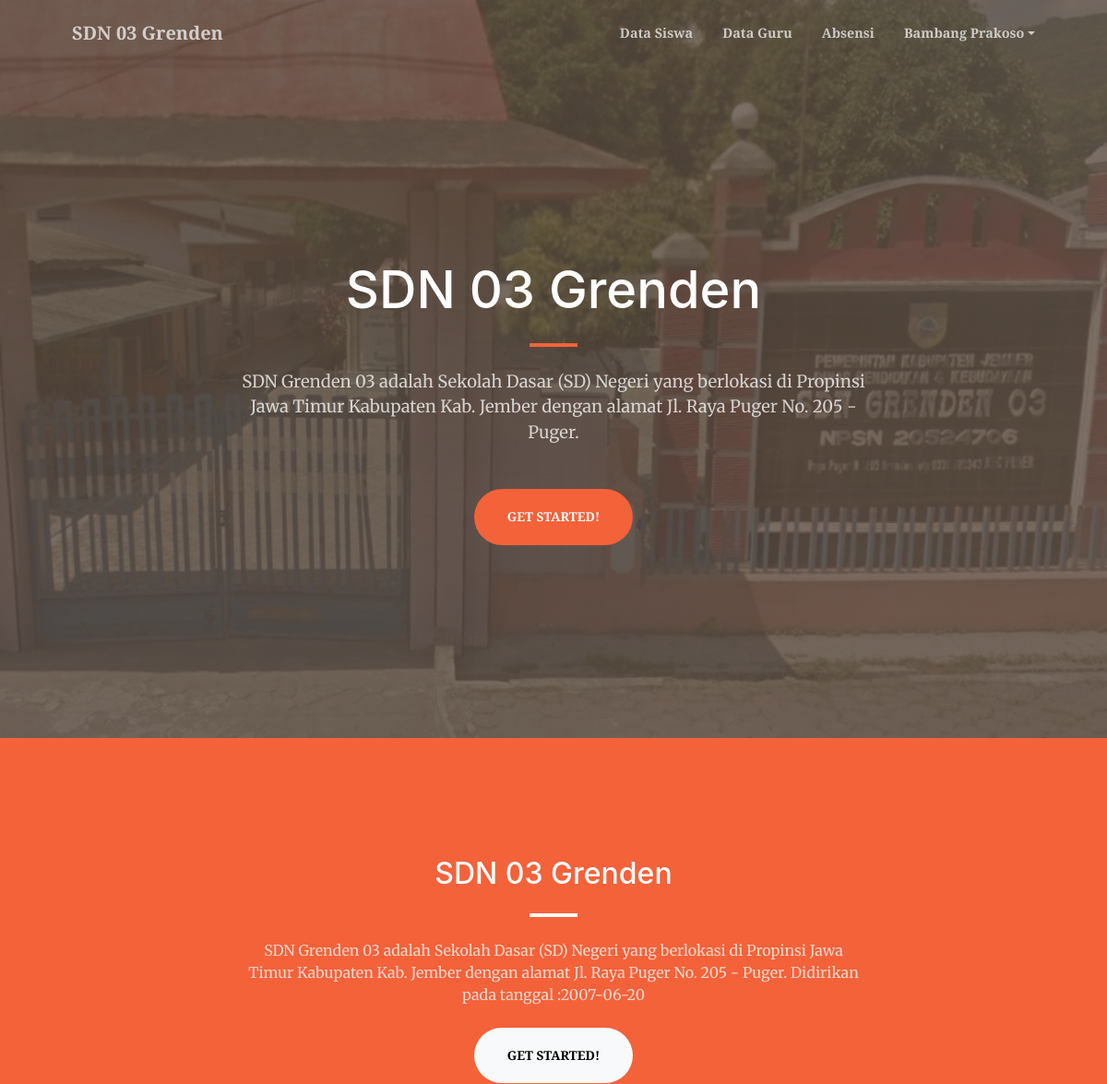
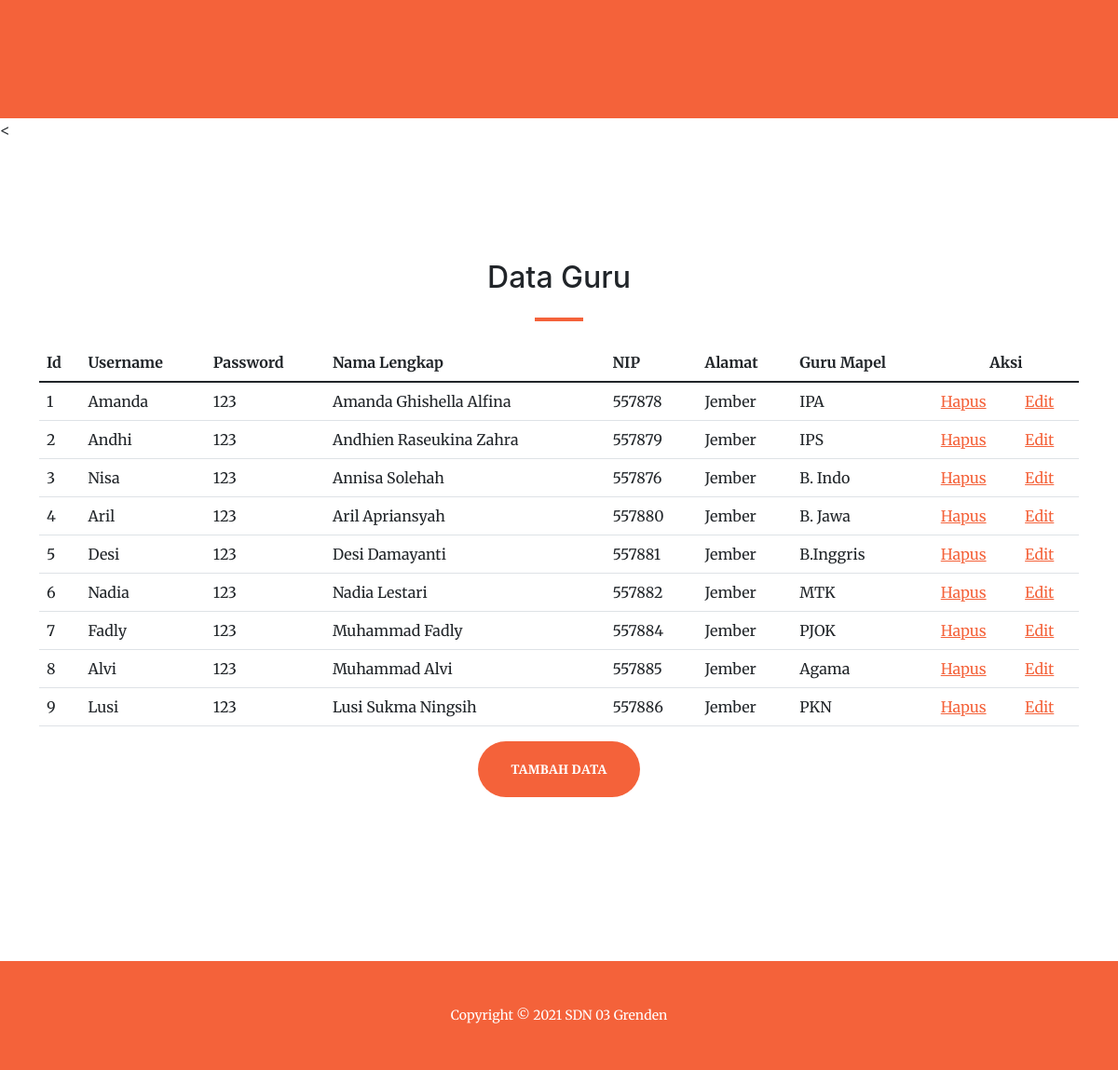
Screenshot of /tu_data_guru.php (signed in) with the database file from the repository (2 pictures, top to bottom).
### tables this page shows
CREATE TABLE `data_guru` (
  `id` int(30) NOT NULL,
  `username` varchar(30) NOT NULL,
  `password` varchar(30) NOT NULL,
  `nama_lengkap` varchar(30) NOT NULL,
  `nip` int(30) NOT NULL,
  `alamat_guru` varchar(30) NOT NULL,
  `guru_mapel` varchar(30) NOT NULL
);

### tu_data_guru.php (the view, shortened to what this page needs)
<?php
$nama=$_SESSION["nama"];
?>
<?php
    include_once("config.php");
    $query = mysqli_query($kon, "Select * from data_guru");
?>
<!DOCTYPE html>
<html lang="en">
<head>
    <link href="https://cdn.jsdelivr.net/npm/bootstrap-icons@1.5.0/font/bootstrap-icons.css" rel="stylesheet" />
    <link href="https://cdnjs.cloudflare.com/ajax/libs/SimpleLightbox/2.1.0/simpleLightbox.min.css" rel="stylesheet" />
    <link href="css/styles.css" rel="stylesheet" />
</head>
<body id="page-top">
<form action="" method="post">
    <nav class="navbar navbar-expand-lg navbar-light fixed-top py-3" id="mainNav">
        <div class="container px-4 px-lg-5">
            <a class="navbar-brand" href="tu_beranda.php">SDN 03 Grenden</a>
            <div class="collapse navbar-collapse" id="navbarResponsive">
                <ul class="navbar-nav ms-auto my-2 my-lg-0">
                <li class="nav-item"><a class="nav-link" href="tu_data_siswa.php">Data Siswa</a></li>
                    <li class="nav-item"><a class="nav-link" href="tu_data_guru.php">Data Guru</a></li>
                    <li class="nav-item"><a class="nav-link" href="tu_absensi.php">Absensi</a></li>
                    <li class="nav-item dropdown">
                        <a class="nav-link dropdown-toggle" data-bs-toggle="dropdown" href="#" role="button" aria-expanded="false"><?php echo $nama; ?></a>
                    </li>
                </ul>
            </div>
        </div>
    </nav>
    <header class="masthead">
        <div class="container px-4 px-lg-5 h-100">
            <div class="row gx-4 gx-lg-5 h-100 align-items-center justify-content-center text-center">
                <div class="col-lg-8 align-self-end">
                    <h1 class="text-white font-weight-bold">SDN 03 Grenden</h1>
                    <hr class="divider" />
                </div>
                <div class="col-lg-8 align-self-baseline">
                    <p class="text-white-75 mb-5">SDN Grenden 03 adalah Sekolah Dasar (SD) Negeri yang berlokasi di
                        Propinsi Jawa Timur Kabupaten Kab. Jember dengan alamat Jl. Raya Puger No. 205 - Puger.</p>
                    <a class="btn btn-primary btn-xl" href="#Data_Guru">Get Started!</a>
                </div>
            </div>
        </div>
    </header>
    <section class="page-section bg-primary" id="Tentang">
        <div class="container px-4 px-lg-5">
            <div class="row gx-4 gx-lg-5 justify-content-center">
                <div class="col-lg-8 text-center">
                    <h2 class="text-white mt-0">SDN 03 Grenden</h2>
                    <hr class="divider divider-light" />
                    <p class="text-white-75 mb-4">SDN Grenden 03 adalah Sekolah Dasar (SD) Negeri yang berlokasi di
                        Propinsi Jawa Timur Kabupaten Kab. Jember dengan alamat Jl. Raya Puger No. 205 - Puger.
                        Didirikan pada tanggal :2007-06-20</p>
                    <a class="btn btn-light btn-xl" href="#Data_Guru">Get Started!</a>
                </div>
            </div>
        </div>
    </section>
    <<section class="page-section" id="Data_Guru">
        <div class="container px-9 px-lg-19">
            <div class="row gx-4 gx-lg-5 justify-content-center">
                <div class="col-lg-8 col-xl-6 text-center">
                    <h2 class="mt-0">Data Guru </h2>
                    <hr class="divider" />
                </div>
            </div>
            <div class="row gx-4 gx-lg-5 justify-content-center mb-5">
                <div class="col-lg-15">
                <table class="table">
                    <thead>
                        <tr>
                        <th scope="col">Id</th>
                        <th scope="col">Username</th>
                        <th scope="col">Password</th>
                        <th scope="col">Nama Lengkap</th>
                        <th scope="col">NIP</th>
                        <th scope="col">Alamat</th>
                        <th scope="col">Guru Mapel</th>
                        <th colspan="2" class="text-center">Aksi</th>
                        </tr>
                    </thead>
                    <tbody>
                    <?php
                        while($data = mysqli_fetch_array($query)){
                            echo "<tr>";
                            echo "<td>".$data['id']."</td>";
                            echo "<td>".$data['username']."</td>";
                            echo "<td>".$data['password']."</td>";
                            echo "<td>".$data['nama_lengkap']."</td>";
                            echo "<td>".$data['nip']."</td>";
                            echo "<td>".$data['alamat_guru']."</td>";
                            echo "<td>".$data['guru_mapel']."</td>";
                            echo "<td><a href ='tu_data_guru_hapus.php?id=".$data['id']."'>Hapus</td>";
                            echo "<td><a href ='tu_data_guru_edit.php?id=".$data['id']."'>Edit</td>";
                            echo "</tr>";
                        }
                    ?>
                    </tbody>
                    </table>
                </div>
                <div class="col-lg-8 text-center">
                    <a class="btn btn-primary btn-xl" href="tu_data_guru_tambah.php">Tambah Data</a>
                </div>
            </div>
        </div>
    </section>
    <footer class="bg-primary py-5">
        <div class="container px-4 px-lg-5">
            <div class="small text-center text-white">Copyright &copy; 2021 SDN 03 Grenden</div>
        </div>
    </footer>
</form>
</body>
</html>

### rows the page displays
data_guru: id "1", username "Amanda", password "123", nama_lengkap "Amanda Ghishella Alfina", nip "557878", alamat_guru "Jember", guru_mapel "IPA"
data_guru: id "2", username "Andhi", password "123", nama_lengkap "Andhien Raseukina Zahra", nip "557879", alamat_guru "Jember", guru_mapel "IPS"
data_guru: id "3", username "Nisa", password "123", nama_lengkap "Annisa Solehah", nip "557876", alamat_guru "Jember", guru_mapel "B. Indo"
data_guru: id "4", username "Aril", password "123", nama_lengkap "Aril Apriansyah", nip "557880", alamat_guru "Jember", guru_mapel "B. Jawa"
data_guru: id "5", username "Desi", password "123", nama_lengkap "Desi Damayanti", nip "557881", alamat_guru "Jember", guru_mapel "B.Inggris"
data_guru: id "6", username "Nadia", password "123", nama_lengkap "Nadia Lestari", nip "557882", alamat_guru "Jember", guru_mapel "MTK"
data_guru: id "7", username "Fadly", password "123", nama_lengkap "Muhammad Fadly", nip "557884", alamat_guru "Jember", guru_mapel "PJOK"
data_guru: id "8", username "Alvi", password "123", nama_lengkap "Muhammad Alvi", nip "557885", alamat_guru "Jember", guru_mapel "Agama"
data_guru: id "9", username "Lusi", password "123", nama_lengkap "Lusi Sukma Ningsih", nip "557886", alamat_guru "Jember", guru_mapel "PKN"

### other values shown
$nama "Bambang Prakoso"
